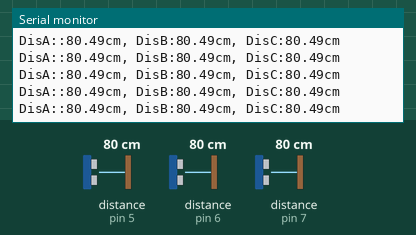
Recording of a sketch running on a simulated Arduino Uno, built with avr-gcc and run on an emulated ATmega328P. Parts: the last lines printed to the serial monitor. Wiring (inferred from the names in the program): 3 × ultrasonic range finder: trigger pin 2, echo pin 5 / trigger pin 3, echo pin 6 / trigger pin 4, echo pin 7. Inputs (shaded band) come from the test bench; at power-on: distance to the obstacle (sensors on pin 5, pin 6, pin 7) 80 cm. The echo pulse lasts 58.3 µs per cm.

Above: at 1.2 s.
1.3 s: distance to the obstacle (sensor on pin 5) set to 9 cm
At 2.3 s:
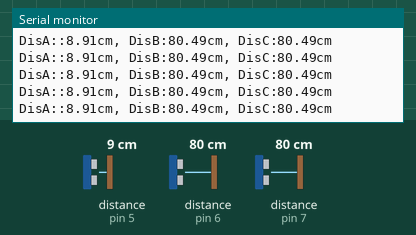
4.3 s: distance to the obstacle (sensor on pin 6) set to 35 cm
At 5.0 s:
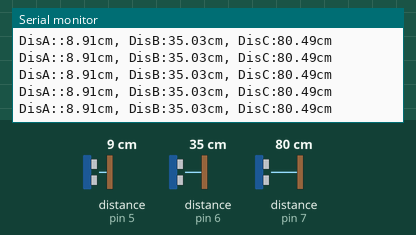
7.3 s: distance to the obstacle (sensor on pin 7) set to 2 cm
At 7.9 s:
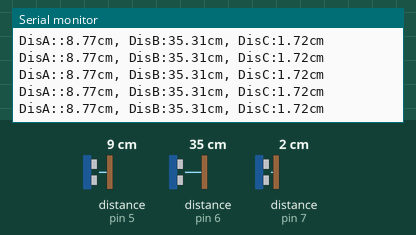
10.3 s: distance to the obstacle (sensor on pin 5) set to 2 cm
At 11.4 s:
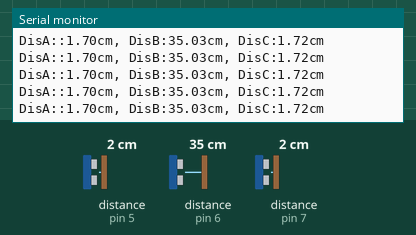
13.3 s: distance to the obstacle (sensor on pin 6) set to 2 cm
At 13.8 s:
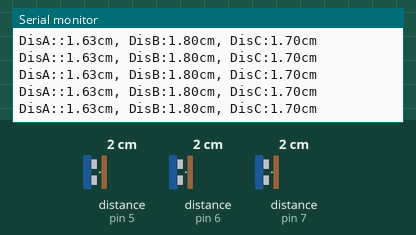
Timing chart, 0 to 16.1 s (numbered marks = the images above; inputs shaded):
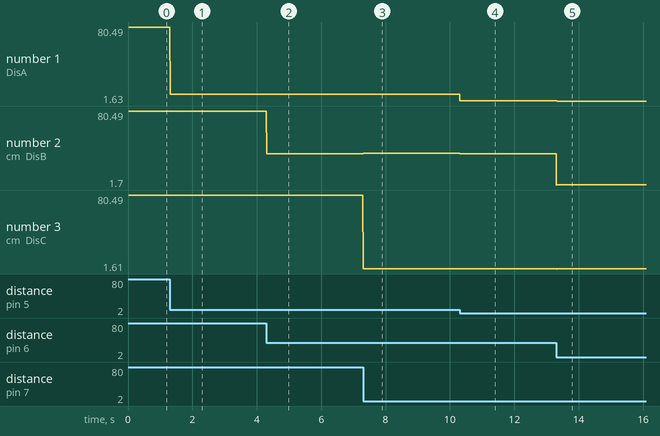

Measured:
- after the input at 1.3 s, the serial monitor: prints a new line at once (image 1)
- after the input at 4.3 s, the serial monitor: prints a new line at once (image 2)
- after the input at 7.3 s, the serial monitor: prints a new line at once (image 3)
- after the input at 10.3 s, the serial monitor: prints a new line at once (image 4)
- after the input at 13.3 s, the serial monitor: prints a new line at once (image 5)
- plotted number 1: 80.49 → 8.91 after the input at 1.3 s, 8.91 → 8.77 after the input at 7.3 s, 8.77 → 1.7 after the input at 10.3 s, 1.7 → 1.63 after the input at 13.3 s
- plotted number 2: 80.49 → 35.03 after the input at 4.3 s, 35.03 → 35.31 after the input at 7.3 s, 35.03 → 1.8 after the input at 13.3 s
- plotted number 3: 80.49 → 1.72 after the input at 7.3 s

The sketch:

prot2.ino
```cpp
//cf) https://qiita.com/maominionbsk54/items/e5fbdc52f51b11abbea3
//a
#define TRIG1 2
#define TRIG2 3
#define TRIG3 4

#define ECHO1 5
#define ECHO2 6
#define ECHO3 7


void setup() {
  Serial.begin(115200);
  pinMode(TRIG1, OUTPUT);
  pinMode(TRIG2, OUTPUT);
  pinMode(TRIG3, OUTPUT);
  pinMode(ECHO1, INPUT);
  pinMode(ECHO2, INPUT);
  pinMode(ECHO3, INPUT);
}
void loop() {
  test1();
}

float duration1 = 0;
float duration2 = 0;
float duration3 = 0;

float distance1 = 0;
float distance2 = 0;
float distance3 = 0;

float speed_of_sound = 331.5 + 0.6 * 25; // 25℃の気温の想定
void test1(){
            digitalWrite(TRIG1, LOW);
            delayMicroseconds(2);
            digitalWrite( TRIG1, HIGH );
            delayMicroseconds( 10 );
            digitalWrite( TRIG1, LOW );
            duration1 = pulseIn( ECHO1, HIGH );
            duration1 = duration1 / 2;
            distance1 = duration1 * speed_of_sound * 100 / 1000000;


            digitalWrite(TRIG2, LOW);
            delayMicroseconds(2);
            digitalWrite( TRIG2, HIGH );
            delayMicroseconds( 10 );
            digitalWrite( TRIG2, LOW );
            duration2 = pulseIn( ECHO2, HIGH );
            duration2 = duration2 / 2;
            distance2 = duration2 * speed_of_sound * 100 / 1000000;

            digitalWrite(TRIG3, LOW);
            delayMicroseconds(2);
            digitalWrite( TRIG3, HIGH );
            delayMicroseconds( 10 );
            digitalWrite( TRIG3, LOW );
            duration3 = pulseIn( ECHO3, HIGH );
            duration3 = duration3 / 2;
            distance3 = duration3 * speed_of_sound * 100 / 1000000;

                //Serial.print("DisA:%d, DisB:%d, DisC:%d",distance1,distance2,distance3));
                Serial.print("DisA::");Serial.print(distance1);Serial.print("cm, ");
                Serial.print("DisB:");Serial.print(distance2);Serial.print("cm, ");
                Serial.print("DisC:");Serial.print(distance3);Serial.println("cm");

  }
```
